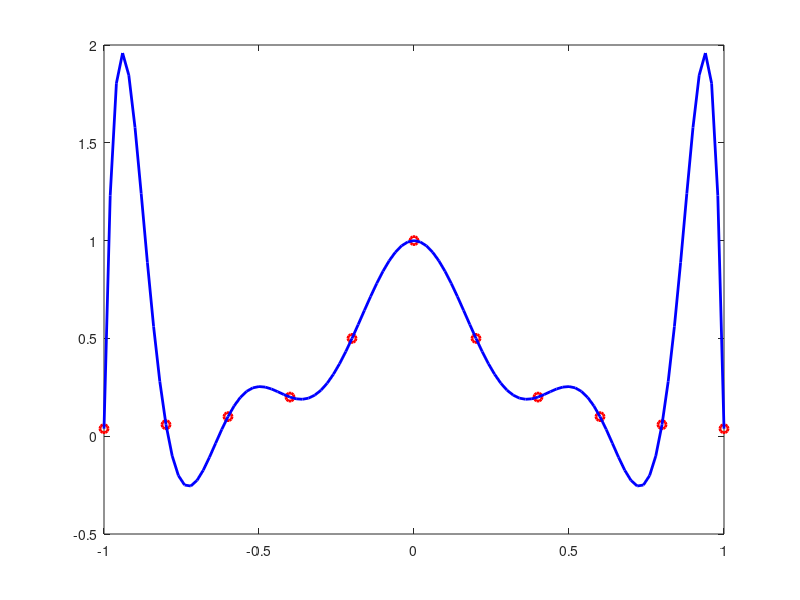

This chart was generated by the following MATLAB code: (Note: this script raises an error after producing the figure.)
%
%   Script: hw7_problem2.m
%   Author: Diego Gonzalez   
%
%   In this script we solve the MATLAB problem of Homework 7.
%

%%%%%%   part a   %%%%%%%
%
%   in this part we have to "reproduce" the data in Table 5.1 of the
%   textbook, but for the derivative of f(x) = 1/(1 + 25*x^2)
%

% first we define the function using a function handle
f = @(x) 1 ./ (1 + 25 * x.^2);

% set the value of x
x = 1;

% create the vector of the different values of h that we want to use
n = 0:16;
h = 10.^(-n);

% calculate the approximate derivatives using the first order
% approximation 
df1 = (f(x+h) - f(x))./(h);

% calculate the approximate derivatives using the second order
% approximation 
df2 = (f(x+h) - f(x-h))./(2*h);

% calculate the approximate derivatives using the second order one-sided
% approximation given in problem 1
df3 = (-3*f(x) + 4*f(x+h) - f(x+2*h))./(2*h);

% print out the results in a nicely formatted table
fprintf(1,'\n\nNUMERICAL DERIVATIVES:===========================================================\n');
fprintf(1,'    n          First Order             Second Order         2nd. Order 1 Sided   \n');
fprintf(1,'---------------------------------------------------------------------------------\n');
for j = 1:length(h)
    fprintf(1,'   %2d       %17.14f       %17.14f       %17.14f\n', n(j), df1(j), df2(j), df3(j));
end
fprintf(1,'=================================================================================\n');


% now we need to compute the absolute value of the error that each one of
% these approximations has, to do so, we analitically compute the
% derivative of f(x = 1) and use a function handle , obtained this by doing the
% derivative by hand

fprime = -50*x / (1 + 25 * x^2)^2;

% now compute the absolute value of the errors, store the results in arrays
errdf1 = abs(fprime - df1);
errdf2 = abs(fprime - df2);
errdf3 = abs(fprime - df3);

% print out the errors in a nicely formatted table
fprintf(1,'\n\nABSOLUTE VALUE OF ERRORS:========================================================\n');
fprintf(1,'    n          First Order             Second Order         2nd. Order 1 Sided   \n');
fprintf(1,'---------------------------------------------------------------------------------\n');
for j = 1:length(h)
    fprintf(1,'   %2d       %17.14f       %17.14f       %17.14f\n', n(j), errdf1(j), errdf2(j), errdf3(j));
end
fprintf(1,'=================================================================================\n\n\n');



%%%%%%   part b   %%%%%%%
%
%   we use polyfit to determine the unique 10th order polynomial at equally
%   spaced points
%

% use polyfit to interpolate eleven equally spaced points between -1 and 1
a = polyfit(linspace(-1,1,11), f(linspace(-1,1,11)), 10);

% plot the interpolation to make sure everything seems fine
LW = 2;
figure(1), clf % create figure
plot(linspace(-1,1,11), f(linspace(-1,1,11)), 'ro', 'LineWidth', LW), hold on
plot(linspace(-1,1,101), polyval(a, linspace(-1,1,101)), 'b-', 'LineWidth', LW), hold on
%plot(xvals, polyval(a, xvals), 'b-', 'LineWidth', LW), hold on

ax = gca;
ax.FontSize = 18; % fontsize of 18


% now we create a function for this interpolated polynomial
syms x;
interpolated_f = a(1)*x^10 + a(2)*x^9 + a(3)*x^8 + a(4)*x^7 + a(5)*x^6 ...
     + a(6)*x^5 + a(7)*x^4 + a(8)*x^3 + a(9)*x^2 + a(10)*x^1  + a(11);

% create an array to plot the the analytical derivative, and the derivative
% of the interpolated polynomial, on a range from 0.8 to 1
xvals = linspace(0.8,1,101);

% get both the analytical and approximate derivatives
% analytical
fprime_analytical = @(x) -50*x ./ (1 + 25 * x.^2).^2;
% approximate
fprime_approx = diff(interpolated_f);

% create the plot with these points with the interpolated polynomial using
% polyval
LW = 2;
figure(2), clf % create figure
plot(xvals, fprime_analytical(xvals), 'LineWidth', LW, 'DisplayName', 'Analytical'), hold on
plot(xvals, double(subs(fprime_approx, xvals)), 'LineWidth', LW, 'DisplayName', 'Approximate'), hold on
legend('Location','southwest')

ax = gca;
ax.FontSize = 18; % fontsize of 18



%%%%%%   part c   %%%%%%%
%
%   we use spline to determine a different interpolation for our function,
%   and then symbolicaly differentiate it
%

% create the spline
s = spline(linspace(-1,1,11), f(linspace(-1,1,11)));

% unmake the piecewise polynomial
[xdata, A] = unmkpp(s);

% we are trying to compare the approximate derivative in the range [0.8,1],
% just as in the previous section, and thus, we only care about the last
% part of this piecewise polynomial
i = s.pieces;
ppi = @(x) A(i,1)*(x-xdata(i)).^3 + A(i,2)*(x-xdata(i)).^2 + ...
    A(i,3)*(x-xdata(i)) + A(i,4);

% plot the interpolation to make sure everything seems fine, include the
% last part of this piecewise polynomial
LW = 2;
figure(3), clf % create figure
plot(linspace(-1,1,11), f(linspace(-1,1,11)), 'ro', 'LineWidth', LW), hold on
plot(linspace(-1,1,101), ppval(s, linspace(-1,1,101)), 'b-', 'LineWidth', LW), hold on
plot(linspace(-1,1,101), ppi(linspace(-1,1,101)), 'g--', 'LineWidth', 1), hold on
ylim([0 1])

ax = gca;
ax.FontSize = 18; % fontsize of 18

% now we create a symbolic representation of that ppi
ppi_sym = A(i,1)*(x-xdata(i)).^3 + A(i,2)*(x-xdata(i)).^2 + ...
    A(i,3)*(x-xdata(i)) + A(i,4);

% take the derivative of ppi_sym
fprime_approx2 = diff(ppi_sym);

% create the plot with these points with the interpolated polynomial using
% polyval
LW = 2;
figure(4), clf % create figure
plot(xvals, fprime_analytical(xvals), 'LineWidth', LW, 'DisplayName', 'Analytical'), hold on
plot(xvals, double(subs(fprime_approx2, xvals)), 'LineWidth', LW, 'DisplayName', 'Approximate'), hold on
legend('Location','northwest')

ax = gca;
ax.FontSize = 18; % fontsize of 18



%%%%%%   part d   %%%%%%%
%
%   we use gradient to determine the derivative of this function at x=1 and
%   compare it to our approximations from b and c
%

% we have been using 11 equally separated points from -1 to 1, the
% separation between each point is of 0.2
h = 0.2;

% use gradient to get a numerical derivative of this function using the 11
% equally spaced points with h=0.2
fprime_approx3 = gradient(f(linspace(-1,1,11)), h);

% lastly, print the three different approximate derivatives at x=1
fprintf(1,'\n\nCOMPARISON BETWEEN NUMERICAL DERIVATIVES:========================================================\n');
fprintf(1,"  The derivative of the interpolating polynomial (using polyfit), f'(x=1) =   %17.14f \n", double(subs(fprime_approx, 1)));
fprintf(1,"  The derivative of the interpolating polynomial (using splines), f'(x=1) =    %17.14f \n", double(subs(fprime_approx2, 1)));
fprintf(1,"  The derivative of the function using gradient,                  f'(x=1) =    %17.14f \n", fprime_approx3(1));

